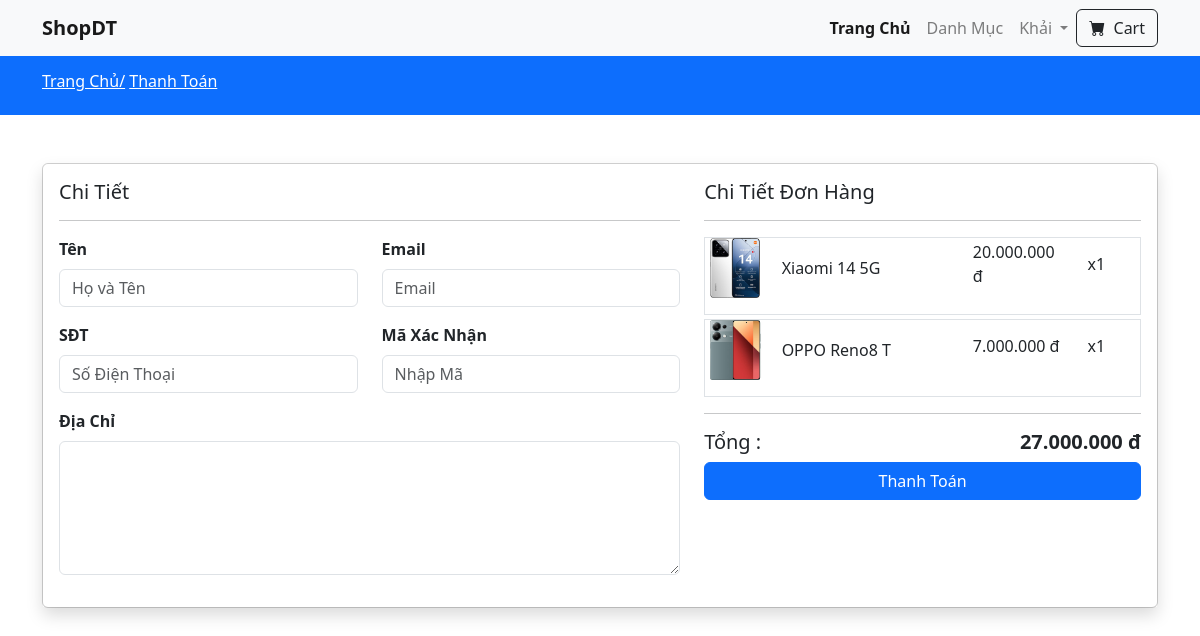
The page /checkout.php (signed in) on the database its author committed.
### tables this page shows
CREATE TABLE `carts` (
  `id` int(11) NOT NULL,
  `user_id` int(11) NOT NULL,
  `prod_id` int(11) NOT NULL,
  `prod_qty` int(11) NOT NULL,
  `created_at` timestamp NOT NULL DEFAULT current_timestamp()
);

CREATE TABLE `products` (
  `id` int(11) NOT NULL,
  `category_id` int(11) NOT NULL,
  `name` varchar(255) NOT NULL,
  `small_description` varchar(5000) NOT NULL,
  `description` varchar(5000) NOT NULL,
  `original_price` int(11) NOT NULL,
  `selling_price` int(11) NOT NULL,
  `image` varchar(255) NOT NULL,
  `qty` int(11) NOT NULL,
  `status` tinyint(4) NOT NULL,
  `trending` tinyint(4) NOT NULL,
  `meta_title` varchar(255) NOT NULL,
  `meta_description` varchar(255) NOT NULL,
  `meta_keyword` varchar(255) NOT NULL,
  `created_at` timestamp NOT NULL DEFAULT current_timestamp()
);

### functions/userfunctions.php (called while the page is built, shortened)
<?php
include('config/dbcon.php');
function getCartItems(){
    global $con;
        $userId =  $_SESSION['auth_user']['user_id'];
        $query = "SELECT c.id as cid, c.prod_id ,c.prod_qty,p.id as pid, p.name,p.image,p.selling_price
                    FROM carts c, products p WHERE c.prod_id=p.id AND c.user_id='$userId' ORDER BY c.id DESC";
        return $query_run = mysqli_query($con, $query);
}
?>

### checkout.php (the view, shortened to what this page needs)
<?php
    include('functions/userfunctions.php');
    include('includes/header.php');
?>
<div class="py-3 bg-primary">
    <div class="container">
        <h6 class="text-white">
            <a href="index.php" class="text-white">Trang Chủ/</a>
            <a href="checkout.php" class="text-white">Thanh Toán</a>
        </h6>
    </div>
</div>
<div class="py-5">
    <div class="container">
        <div class="card">
        <div class="card-body shadow">
            <form action="functions/placeorder.php" method="POST">
            <div class="row">
                <div class="col-md-7">
                <h5>Chi Tiết</h5><hr>
                <div class="row">
                <div class="col-md-6 mb-3">
                    <label class="fw-bold">Tên</label>
                    <input type="text" Name="name" required placeholder="Họ và Tên"class="form-control">
                </div>
                <div class="col-md-6 mb-3">
                    <label class="fw-bold">Email</label>
                    <input type="email" Name="email"required placeholder="Email"class="form-control">
                </div>
                <div class="col-md-6 mb-3">
                    <label class="fw-bold">SĐT</label>
                    <input type="text" Name="phone"required placeholder="Số Điện Thoại"class="form-control">
                </div>
                <div class="col-md-6 mb-3">
                    <label class="fw-bold">Mã Xác Nhận</label>
                    <input type="text" Name="pincode"required placeholder="Nhập Mã"class="form-control">
                </div>
                <div class="col-md-12 mb-3">
                    <label class="fw-bold">Địa Chỉ</label>
                    <textarea  Name="address"required class="form-control "rows="5"></textarea>
                </div>
                </div>
                </div>
                    <div class="col-md-5">
                        <h5>Chi Tiết Đơn Hàng</h5><hr>
                        <?php
                            $items = getCartItems();
                            $totalPrice = 0;
                            if(is_array($items) || is_object($items)) {
                                foreach($items as $citem) {
                        ?>
                        <div class="mb-1 border">
                            <div class="row mb-3 align-items-center">
                                <div class="col-md-2 ">
                                    <img src="uploads/<?= $citem['image']?>" alt="" width="60px" >
                                </div>
                                <div class="col-md-5">
                                    <label ></label><?= $citem['name']?></label>
                                </div>
                                <div class="col-md-3">
                                <label><?= number_format($citem['selling_price'], 0, ',', '.') ?> đ</label>
                                </div>
                                <div class="col-md-2">
                                <label >x<?= $citem['prod_qty']?></label>
                                </div>
                            </div>
                        </div>
                        <?php
                        $totalPrice += $citem['selling_price'] * $citem['prod_qty'];
                                }
                            }
                        ?>
                        <hr>
                        <h5>Tổng : <span class="float-right fw-bold"><?= number_format($totalPrice, 0, ',', '.') ?> đ</span></h5>
                            <div class="">
                                <button type="submit" name="placeOrderBtn" class="btn btn-primary w-100">Thanh Toán</button>
                            </div>
                    </div>
                    </div>
                    </form>
                </div>
            </div>
            </div>
    </div>
<?php include('includes/footer.php'); ?>

### rows shown on the page
carts: products.image (picture), products.name "Xiaomi 14 5G", products.selling_price "20.000.000", prod_qty "1"
carts: products.image (picture), products.name "OPPO Reno8 T", products.selling_price "7.000.000", prod_qty "1"

### other values the page prints
$_SESSION['auth_user']['name'] "Khải"
$totalPrice "27.000.000"
